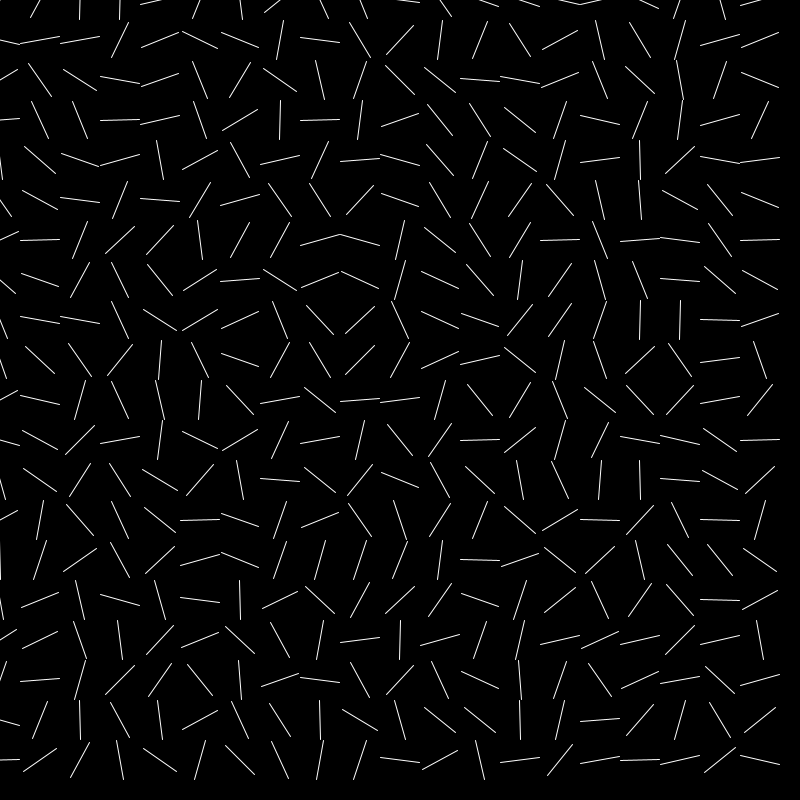
Frame 1 (no input)
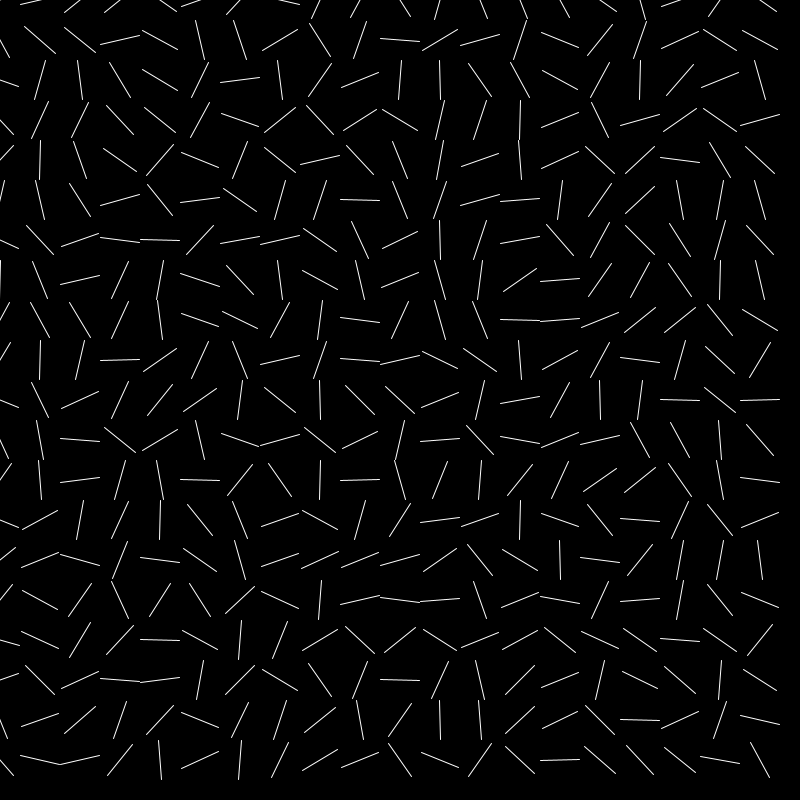
Frame 60 (the mouse pressed at the canvas centre just before this capture)
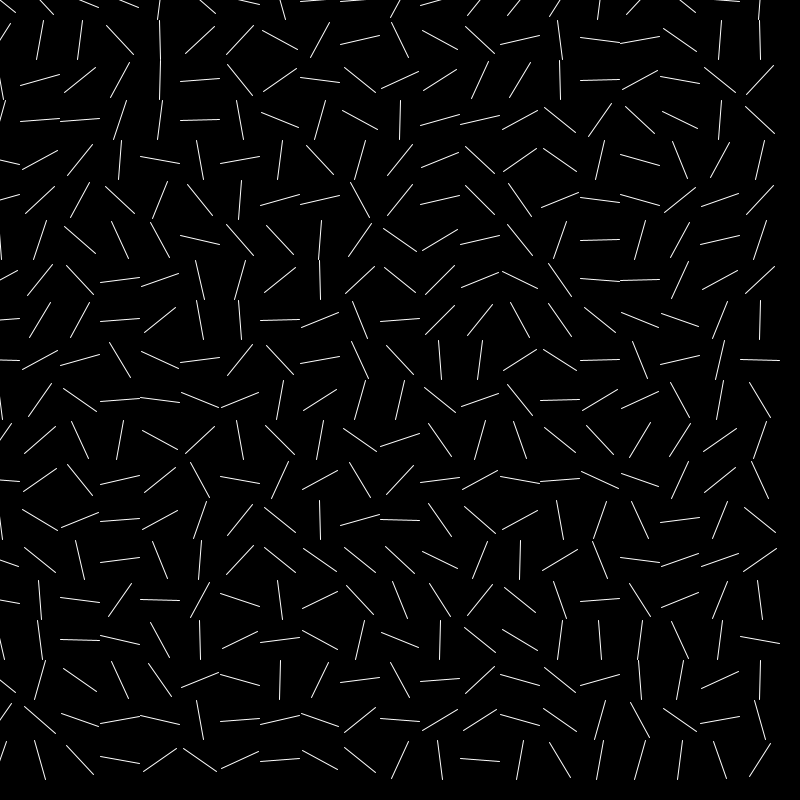
Frame 120 (the mouse held since frame 60 and released just before this capture)

The Processing sketch that drew these frames (run headless with seeded random() and noise(); from frame 60 on, the mouse is pressed at the canvas centre):

// Processing sketch: Oct112018_2d_arrays_part_3
// ── Oct112018_2d_arrays_part_3.pde
// Code 1 FA_18
// Bryan Ma

// 2d arrays part 3

// this sketch uses a 2d array of floats, used to store values that will be used as 
//  angles for matrix transformations. it creates the array with random angles, 
//  then draws lines at those angles in the draw loop.

// change the sketch so that the angles in setup are mapped somehow to the value of 
//  i and/or j. then in the draw loop, change the value of the angle at every position
//  in the 2d array by some amount, to make each line rotate. (see the gif in this folder for an example)
// experiment with sizes, shapes, colors, and adding additional 2d arrays to create 
// more values to store, draw with, and modify at runtime. 

int gridW = 20;
int gridH = 20;

float[][] angles = new float[gridW][gridH];

void setup() {
  size(800, 800);
  stroke(255);
  for (int i = 0; i < gridW; i++) {
    for (int j = 0; j < gridH; j++) {
      angles[i][j] = random(360);
    }
  }
}

void draw() {
  background(0);
  
  for (int i = 0; i < gridW; i++) {
    for (int j = 0; j < gridH; j++) {
      pushMatrix();
      translate(i * width/gridW, j * height/gridH);
      
      float degrees = angles[i][j];
      angles[i][j] = angles[i][j] +5;
      float rads = radians(degrees);
      rotate(rads);
      
      rotate(radians(angles[i][j]));
      line(-width/gridW*0.5, 0, width/gridW*0.5, 0);
      popMatrix();
    }
  }
}
